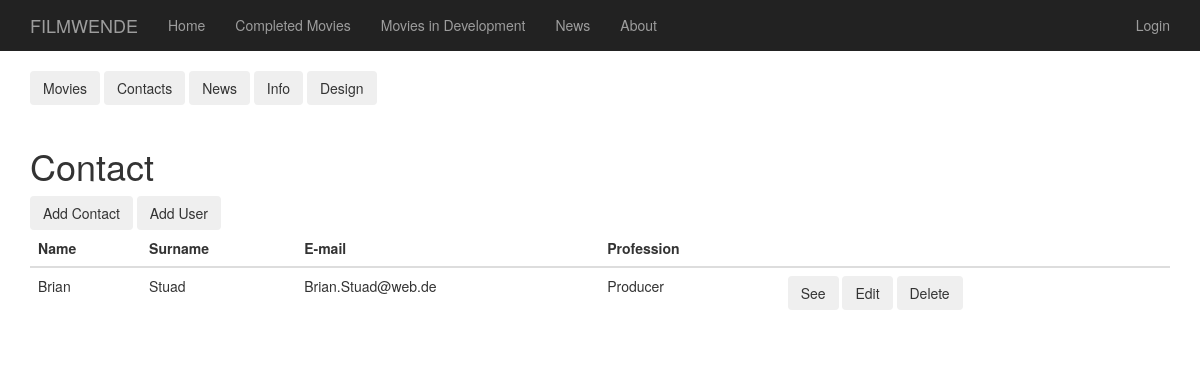
Before: /dashboard_contacts with the older database file.
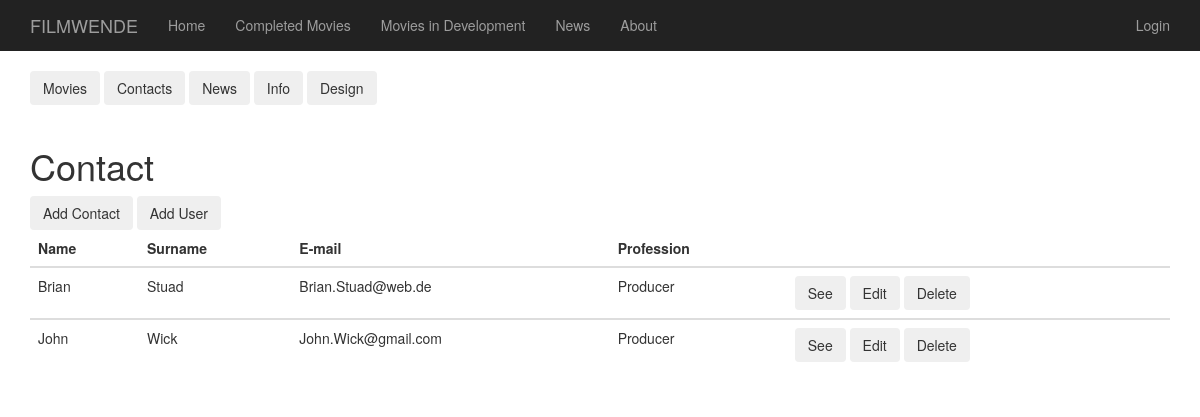
After: the same page with the newer database file.
### app/models.py (models this page shows, shortened)
class Contact(db.Model):
    __tablename__ = "contacts"
    id = db.Column(db.Integer, primary_key = True)
    name = db.Column(db.String(32))
    surname = db.Column(db.String(32))
    email = db.Column(db.String(120))
    profession = db.Column(db.String(120))

### app/routes.py (the view)
@app.route ('/dashboard_contacts')
def dashboard_contacts():
    contacts = Contact.query.all()
    return render_template('dashboard_contacts.html',contacts=contacts)

### app/templates/dashboard_contacts.html
{% extends "base2.html" %}
{% block content %}
  <div class="container">
  {% include '_dashboard.html' %}
  <div class="col"><hr></div>
  <h1>Contact</h1>
  <button type="button" class="btn btn-outline-secondary" onclick ="window.location = '/edit_contact';"> Add Contact</button>
  <button type="button" class="btn btn-outline-secondary" onclick ="window.location = '/register';"> Add User</button>
  {% if contacts | length > 0 %}
  <table class="table">
    <thead>
      <tr>
        <th scope="col">Name</th>
        <th scope="col">Surname</th>
        <th scope="col">E-mail</th>
        <th scope="col">Profession</th>
        <th scope="col"></th>
      </tr>
    </thead>
    {%for contact in contacts%}
    <tbody>
      <tr>
        <td>{{contact.name}}</td>
        <td>{{contact.surname}}</td>
        <td>{{contact.email}}</td>
        <td>{{contact.profession}}</td>
        <td>
          <button type="button" class="btn btn-outline-secondary" onclick ="window.location = '/contacts/{{contact.id}}';"> See </button>
          <button type="button" class="btn btn-outline-secondary" onclick ="window.location = '/edit_contact?id={{contact.id}}';"> Edit </button>
          <button type="button" class="btn btn-outline-secondary" onclick ="window.location = '/delete_contact?id={{contact.id}}';"> Delete </button>
        </td>
      </tr>
    </tbody>
    {%endfor%}
  </table>
{%else%}
  <i>No movie yet.</i>
{%endif%}
  </div>
{%endblock%}

### app/templates/base2.html (shortened to what this page needs)
{% extends 'bootstrap/base.html' %}
{% block styles %}
    {{super()}}
        <link rel="stylesheet" href="{{url_for('.static', filename='mystyle.css')}}">
{% endblock %}
{% block navbar %}
<nav class="navbar navbar-inverse navbar-static-top" id="productnav2">
    <div class="container">
        <div class="navbar-header">
            <a class="navbar-brand" href="{{ url_for('index') }}">FILMWENDE</a>
        </div>
        <div class="collapse navbar-collapse" id="bs-example-navbar-collapse-1">
            <ul class="nav navbar-nav">
                <li><a href="{{ url_for('index') }}">Home</a></li>
                <li><a onload="currentLinkFunction()" href="{{ url_for('completed') }}">Completed Movies</a></li>
                <li><a onload="currentLinkFunction()" href="{{ url_for('development') }}">Movies in Development</a></li>
                <li><a onload="currentLinkFunction()" href="{{ url_for('news') }}">News</a></li>
                <li><a onload="currentLinkFunction()" href="{{ url_for('about') }}">About</a></li>
            </ul>
            <ul class="nav navbar-nav navbar-right">
                {% if current_user.is_anonymous %}
                <li><a href="{{ url_for('login') }}">Login</a></li>
                {% else %}
                <li><a onload="currentLinkFunction()" id="dash" href="{{ url_for('dashboard') }}">Dashboard</a></li>
                <li><a href="{{ url_for('logout') }}">Logout</a></li>
                {% endif %}
            </ul>
        </div>
        </div>
</nav>
{% endblock %}

### app/templates/_dashboard.html
<div>
  <button type="button" class="btn btn-outline-secondary" onclick ="window.location = '/dashboard_movies';"> Movies</button>
  <button type="button" class="btn btn-outline-secondary" onclick ="window.location = '/dashboard_contacts';"> Contacts</button>
  <button type="button" class="btn btn-outline-secondary" onclick ="window.location = '/dashboard_news';"> News</button>
  <button type="button" class="btn btn-outline-secondary" onclick ="window.location = '/dashboard_info';"> Info</button>
  <button type="button" class="btn btn-outline-secondary" onclick ="window.location = '/dashboard_design';"> Design</button>
</div>

### app/static/mystyle.css (style rules this page uses)
.navbar-inverse { border-color: #00000000 !important; width: 100%; overflow: hidden; }
hr { border-color: rgba(255, 255, 255); }
a { color: white; }
html, body { max-width: 100%; overflow-x: hidden; }
.col { flex: 33%; max-width: 33%; padding: 0 10px; }

Changed rows visible on the page:
added Contact: name "John", surname "Wick", email "John.Wick@gmail.com", profession "Producer"
